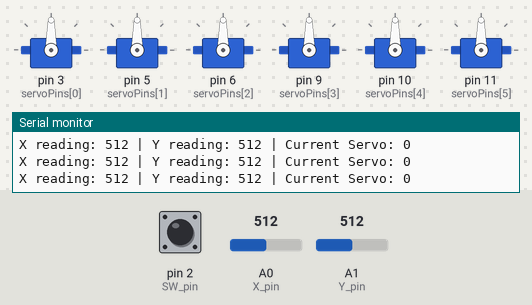
A sketch run on a simulated Arduino Uno, built with avr-gcc and run on an emulated ATmega328P. Parts: 6 × servo, the last lines printed to the serial monitor. The test bench sets the inputs (shaded band); at power-on: A0 (X_pin) = 512, pin 2 (SW_pin) HIGH, A1 (Y_pin) = 512.

Above: at 1.2 s.
1.3 s: A0 (X_pin) set to 603
4.3 s: A0 (X_pin) set to 619
At 5.6 s:
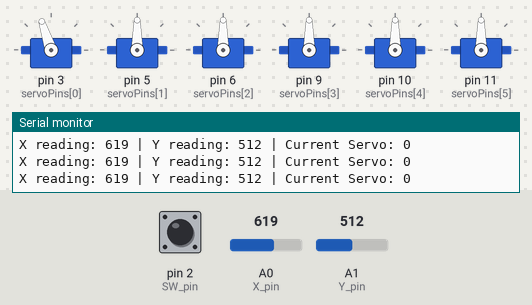
7.3 s: pin 2 (SW_pin) pulled LOW for 0.15 s
At 8.7 s:
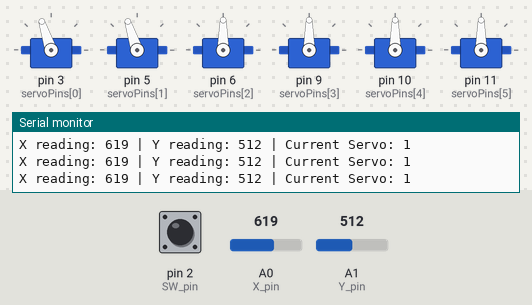
9.1 s: A0 (X_pin) set to 0
At 9.99 s:
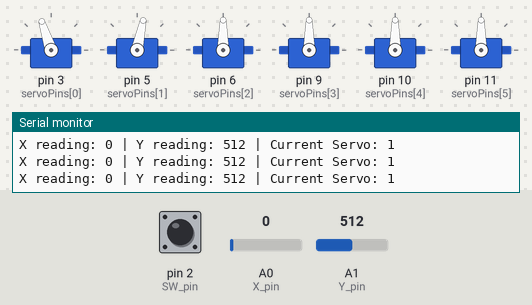
12.1 s: pin 2 (SW_pin) pulled LOW for 1 s
At 13.8 s:
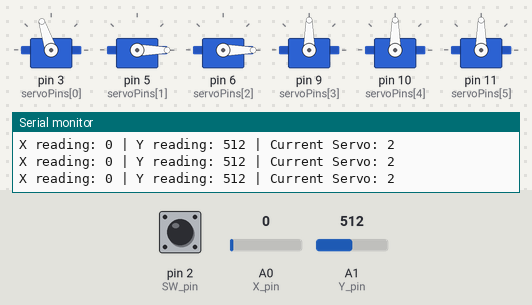
15.1 s: A0 (X_pin) set to 8
At 16.3 s:
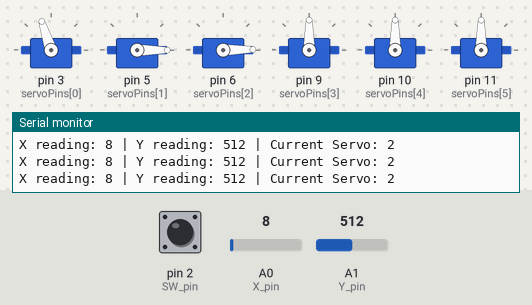
16.6 s: A0 (X_pin) set to 11
Timing chart, 0 to 19.6 s (numbered marks = the images above; inputs shaded):
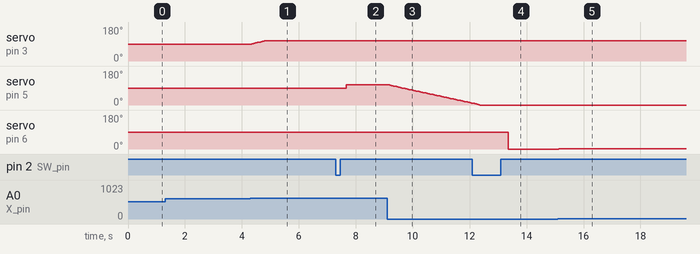

Measured:
- the behaviour switches between 612 and 613 on A0 (X_pin) (found by bisection; images 0 and 1)
- after the input at 4.3 s, servo on pin 3 (servoPins[0]): moves from 90° to 108° over 0.49 s, starting after 0.05 s
- after the input at 7.3 s, servo on pin 5 (servoPins[1]): 90° → 108° after 0.37 s
- after the input at 9.1 s, servo on pin 5 (servoPins[1]): moves from 108° to 10° over 2.9 s, starting at once
- after the input at 12.1 s, servo on pin 6 (servoPins[2]): 90° → 0° after 1.3 s
- after the input at 15.1 s, servo on pin 6 (servoPins[2]): 0° → 1° at once

The sketch:

SmoothMovementWithServoSwitch.ino
```cpp
#include <Servo.h> // Include the Servo library for controlling servo motors

// Pin definitions for the 6 servos
const int servoPins[] = {3, 5, 6, 9, 10, 11};
const int SW_pin = 2; // Pin for the switch
const int X_pin = A0; // Pin for the X-axis of the joystick
const int Y_pin = A1; // Pin for the Y-axis of the joystick
const int deadZone = 100; // Dead zone value to prevent unnecessary movement

// Variables to hold joystick readings
int X_reading;
int Y_reading;

// Variables for controlling servo angle
int servoAngle = 0; // Current desired angle for the selected servo
int prevServoAngle = 90; // Previous angle to smooth movement
int maxChange = 2; // Maximum change in angle per loop iteration

Servo servos[6]; // Array to store 6 Servo objects

int currentServo = 5; // Variable to track the currently selected servo
bool lastSwitchState = HIGH; // Track the previous state of the switch

void setup() {
  Serial.begin(9600); // Initialize serial communication at 9600 baud rate

  // Attach all servos to their respective pins
  for (int i = 0; i < 6; i++) {
    servos[i].attach(servoPins[i]); // Attach each servo to its pin
  }

  // Set the joystick and switch pins as inputs
  pinMode(X_pin, INPUT);
  pinMode(Y_pin, INPUT);
  pinMode(SW_pin, INPUT);
  digitalWrite(SW_pin, HIGH); // Enable pull-up resistor for the switch (active low)
}

void loop() {
  // Read analog values from joystick axes
  X_reading = analogRead(X_pin); // Read X-axis value
  Y_reading = analogRead(Y_pin); // Read Y-axis value

  // Read the current state of the switch (active low)
  bool switchState = !digitalRead(SW_pin);

  // Check for switch press (detect change from HIGH to LOW)
  if (switchState == LOW && lastSwitchState == HIGH) {
    // Cycle through the 6 servos (0 to 5)
    currentServo = (currentServo + 1) % 6;
    Serial.print("Switched to Servo: "); // Print the current servo index
    Serial.println(currentServo);

    // Small delay to avoid immediate re-triggering of the switch
    delay(200); // Adjust this delay if necessary
  }

  // Store the current switch state for the next loop iteration
  lastSwitchState = switchState; // Update lastSwitchState for comparison in the next loop

  // Only update the servo angle if the X reading is outside the dead zone
  if (abs(X_reading - 512) > deadZone) {
    // Map the joystick X reading to a servo angle (0 to 180 degrees)
    servoAngle = map(X_reading, 0, 1023, 0, 180);
    // Smoothly move the selected servo by limiting the change to maxChange per loop iteration
    if (servoAngle > prevServoAngle) {
      prevServoAngle = min(prevServoAngle + maxChange, servoAngle); // Increase angle gradually
    } else if (servoAngle < prevServoAngle) {
      prevServoAngle = max(prevServoAngle - maxChange, servoAngle); // Decrease angle gradually
    }

    // Apply the new angle to the currently selected servo
    servos[currentServo].write(prevServoAngle);
  } else {
    // If within the dead zone, keep the previous angle for the selected servo
    servos[currentServo].write(prevServoAngle);
  }

  // Debug output to monitor joystick readings and the current servo index
  Serial.print("X reading: ");
  Serial.print(X_reading);
  Serial.print(" | Y reading: ");
  Serial.print(Y_reading);
  Serial.print(" | Current Servo: ");
  Serial.println(currentServo);

  delay(60); // Delay before the next loop iteration for stability
}
```
